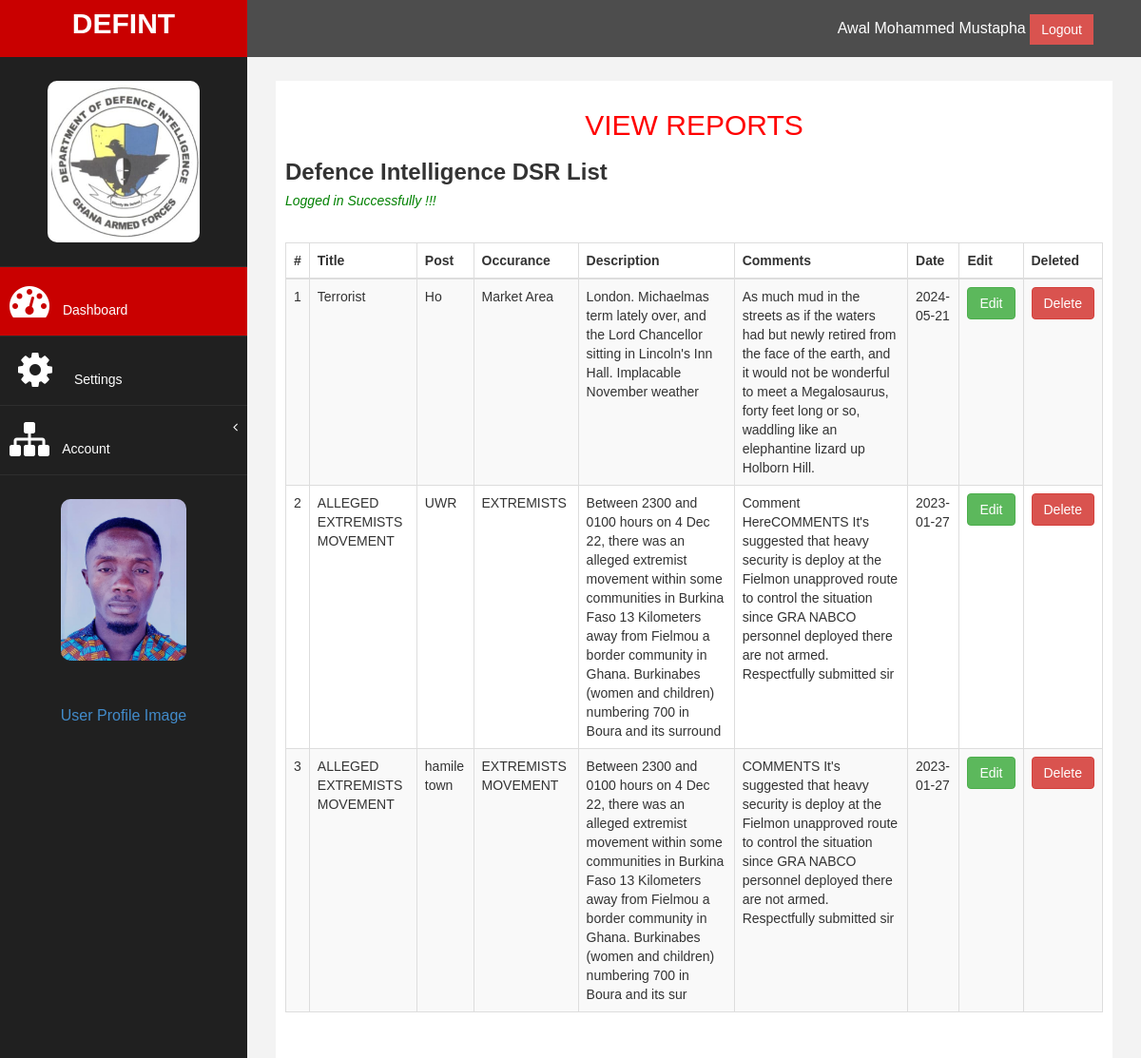
The app's page /viewReports.php (signed in) with its own data.
### tables this page shows
CREATE TABLE `users` (
  `id` int(11) NOT NULL,
  `fName` varchar(50) NOT NULL,
  `lName` varchar(50) NOT NULL,
  `otherName` varchar(50) NOT NULL,
  `email` varchar(50) NOT NULL,
  `nia` varchar(50) NOT NULL,
  `regimentalNo` varchar(50) NOT NULL,
  `number` varchar(50) NOT NULL,
  `password` varchar(250) NOT NULL,
  `gender` varchar(5) NOT NULL,
  `region` varchar(50) NOT NULL,
  `subDivision` varchar(50) NOT NULL,
  `rank` varchar(50) NOT NULL,
  `profile_img` varchar(64) NOT NULL,
  `created_at` datetime NOT NULL,
  `about` longtext NOT NULL
);

CREATE TABLE `reports` (
  `id` int(11) NOT NULL,
  `title` varchar(50) NOT NULL,
  `post` varchar(50) NOT NULL,
  `occurance` varchar(50) NOT NULL,
  `description` varchar(255) NOT NULL,
  `comment` varchar(250) NOT NULL,
  `email` varchar(50) NOT NULL,
  `created_at` date NOT NULL DEFAULT current_timestamp()
);

### config/DatabaseConnection.php (called while the page is built, shortened)
<?php
class DatabaseConnection
{
    public function __construct()
    {
      $conn=new mysqli(BD_HOST,BD_USER,BD_PASSWORD,BD_DATABASE);
        return $this->conn=$conn;
     }
}
?>

### controllers/AuthenticationController.php (called while the page is built, shortened)
<?php
class AuthenticationController
{
    public function __construct()
    {
        $db=new DatabaseConnection;
        $this->conn=$db->conn;
    }
public function AuthUserDetail()
{
    $checkAuth=$this->checkIsLoggedIn();
    if($checkAuth){
    $user_id= $_SESSION['auth_user']['user_id'];
    $getUserData=" SELECT * FROM users WHERE id='$user_id' LIMIT 1";
    $result=$this->conn->query($getUserData);
     if($result->num_rows > 0){
       $data=$result->fetch_assoc();
       return $data;
     } else{
        redirect("<h4>Something Went wong </h4>","login.php");
     }
    }else{
        return false;
    }
}
private function checkIsLoggedIn()
{
  if(!isset($_SESSION['authenticated'])){
redirect("<h4 style='color:red;' >Login to Access the page</h4>","login.php");
   return false;
  } else{
return true;
  }
}
}
?>

### controllers/ReportController.php (called while the page is built, shortened)
<?php
   class ReportController
   {
    public function __construct()
    {
        $db= new DatabaseConnection;
        $this->conn=$db->conn;
    }
    public function index($email)
    {
        $email = validateInput($this->conn,$email);
        $reportQry="SELECT * FROM reports WHERE email ='$email' order by id desc";
        $result=$this->conn->query($reportQry);
        if($result->num_rows > 0)
        {
         return $result;
        } else
          {
            return false;
          }
    }
   }
?>

### config/app.php (called while the page is built, shortened)
<?php
include_once('DatabaseConnection.php');
function validateInput($dbcon,$input)
{
   return  mysqli_real_escape_string($dbcon,$input);
}
?>

### viewReports.php (the view, shortened to what this page needs)
<?php
 include_once('controllers/ReportController.php');
include('include/header.php')
?>
<?php
include('include/sidebar.php')
?>
  <div id="page-wrapper" >
            <div id="page-inner">
                <div class="row">
                <div class="col-md-12">
                   <div>
                        <h2 style="margin:20px; font-family: sans-serif; text-align:center; text-transform: uppercase;">View Reports</h2>
                   </div>
                <h3><strong>Defence Intelligence DSR  List</strong></h3>
     <h5 > <i style="color:green; font:200"><?php  include('include/message.php'); ?></i></h5>
    <div class="card">
     <div class="card-header">
      <h5 style="color:white ;">View Reports</h5>
     </div>
       <div class="card-body">
          <div class="table-responsive">
            <table class="table table-striped table-bordered" width="100%" cellspacing="0">
                <thead>
                    <tr>
                       <th>#</th>
                       <th>Title</th>
                       <th>Post</th>
                       <th>Occurance</th>
                       <th>Description</th>
                       <th>Comments</th>
                       <th>Date</th>
                       <th>Edit</th>
                       <th>Deleted</th>
                    </tr>
                </thead>
                <tbody>
                    <?php
                    $i=1;
                     $report = new ReportController;
                     $email = $data['email'];
                     $result = $report->Index($email);
                     if($result)
                     {
                        foreach($result as $row )
                        {
                                ?>
                             <tr>
                       <td><?= $i++ ?></td>
                        <td><?= $row['title'] ?></td>
                        <td><?= $row['post'] ?></td>
                        <td><?= $row['occurance'] ?></td>
                        <td><?= $row['description'] ?></td>
                        <td><?= $row['comment'] ?></td>
                        <td><?= $row['created_at'] ?></td>
                        <td>
                             <a href="editReport.php?id=<?= $row['id'] ?>" class="btn btn-success">Edit</a></td>
                        <td>
                           <form action="codes/report_code.php" method="POST">
                           <button type="submit" name="delete_report" value="<?= $row['id'] ?>" class="btn btn-danger">Delete</button>
                           </form>
                        </td>
                    </tr>
                                <?php
                        }
                     } else
                       {
                        echo " No Records Found ";
                       }
                     ?>
                </tbody>
            </table>
          </div>
        </div>
    </div>
 </div>
<?php
include('include/footer.php')
?>

### include/sidebar.php (shortened to what this page needs)
<?php
include('config/app.php');
include_once('controllers/AuthenticationController.php');
$authenticated=new AuthenticationController;
$data = $authenticated->authUserDetail();
?>
<body>
    <div id="wrapper">
        <nav class="navbar navbar-default navbar-cls-top " role="navigation" style="margin-bottom: 0">
            <div class="navbar-header">
                <a class="navbar-brand" href="home.php">DEFINT</a>
            </div>
  <div style="color: white;
padding: 15px 50px 5px 50px;
float: right;
font-size: 16px;"> <form action="" method="POST">
                        <?= $_SESSION['auth_user']['user_fname']." ".$_SESSION['auth_user']['user_lname']." "; ?>     <button type="submit" class="btn btn-danger square-btn-adjust" name="logout">Logout</button>
                        </form>  </div>
</nav>
                <nav class="navbar-default navbar-side" role="navigation">
            <div class="sidebar-collapse">
                <ul class="nav" id="main-menu">
				<li class="text-center">
                    <img src="image/logo.jpeg" class="user-image img-responsive"/>
					</li>
                    <li>
                        <a class="active-menu"  href="home.php"><i class="fa fa-dashboard fa-3x"></i> Dashboard</a>
                    </li>
                    <li>
                        <a  href="settings.php"><i class="fa fa-cog fa-spin fa-3x fa-fw"></i> Settings</a>
                    </li>
                   <li>
                        <a href="#"><i class="fa fa-sitemap fa-3x"></i> Account<span class="fa arrow"></span></a>
                      </li>
                </ul>
            </div>
            <div>
            <?php
                $image=$data['profile_img'];
                if(empty($image))
                {
                   ?>
                  <img src="https://bootdey.com/img/Content/avatar/avatar7.png" alt="..." class="user-image img-responsive">
                <?php
                    }
                    else
                    {
                        ?>
                        <img src="files/<?=$data['profile_img'] ?>" alt="..." class="user-image img-responsive"/>
                        <?php
                    }
                ?>
            <p style="color:white; text-align:center;"><a href="viewProfile.php"> User Profile Image</a></p>
            </div>
        </nav>

### assets/css/custom.css (style rules this page uses)
body { font-family: 'Open Sans', sans-serif; }
#wrapper { width: 100%; background:#202020; }
#page-wrapper { padding: 15px 15px; min-height: 600px; background:#F3F3F3; }
#page-inner { width:100%; margin:10px 20px 10px 0px; background-color:#fff!important; padding:10px; min-height:1200px; }
.text-center { text-align:center; }
h2 { color: #f00; }
.square-btn-adjust { border: 0px solid transparent; -webkit-border-radius: 0px; -moz-border-radius: 0px; border-radius: 0px; }
p { font-size:16px; line-height:25px; padding-top:20px; }
.user-image { margin: 25px auto; -webkit-border-radius: 10px; -moz-border-radius: 10px; border-radius: 10px; max-height:170px; max-width:170px; }
.navbar-cls-top .navbar-brand { color: #fff; background: #C90000; width: 260px; text-align: center; height: 60px; font-size: 30px; font-weight: 700; }
.active-menu { background-color:#C90000!important; }
.arrow { float: right; }
.fa.arrow:before { content: "\f104"; }
.sidebar-collapse , .sidebar-collapse .nav { background:none; }
.sidebar-collapse .nav { padding:0; }
.sidebar-collapse .nav > li > a { color:#fff; background:#202020; text-shadow:none; }
.sidebar-collapse > .nav > li > a { padding:15px 10px; }
.sidebar-collapse > .nav > li { border-bottom: 1px solid rgba(107, 108, 109, 0.19); }
.navbar-side { border:none; background-color: #202020; }
.navbar-cls-top { background:#4D4D4D; border-bottom:none; }
.navbar-default { border:0px solid black; }
.navbar-header { background: #A70303; }
.nav > li > a > i { margin-right:10px; }
@media (min-width:768px) { #page-wrapper { margin: 0 0 0 260px; padding: 15px 30px; min-height: 1200px; } }
@media (min-width:768px) { .navbar-side { z-index: 1; position: absolute; width: 260px; } }
@media (min-width:768px) { .navbar { border-radius: 0px; } }

### viewReports.php (style rules this page uses)
body { font-family: sans-serif; }

### records on screen
users: profile_img (picture)
reports: title "Terrorist", post "Ho", occurance "Market Area", description "London. Michaelmas term lately over, and the Lord Chancellor sitting in Lincoln's Inn Hall. Implacable November weather", comment "As much mud in the streets as if the waters had but newly retired from the face of the earth, and it would not be wonderful to meet a Megalosaurus, forty feet long or so, waddling like an elephantine lizard up Holborn Hill.", created_at "2024-05-21", $row['id'] 11 (drawn)
reports: title "ALLEGED EXTREMISTS MOVEMENT", post "UWR", occurance "EXTREMISTS", description "Between 2300 and 0100 hours on 4 Dec 22, there was an alleged extremist movement within some communities in Burkina Faso 13 Kilometers away from Fielmou a border community in Ghana. Burkinabes (women and children) numbering 700 in Boura and its surround", comment "Comment HereCOMMENTS It's suggested that heavy security is deploy at the Fielmon unapproved route to control the situation since GRA NABCO personnel deployed there are not armed. Respectfully submitted sir", created_at "2023-01-27", $row['id'] 10 (drawn)
reports: title "ALLEGED EXTREMISTS MOVEMENT", post "hamile town", occurance "EXTREMISTS MOVEMENT", description "Between 2300 and 0100 hours on 4 Dec 22, there was an alleged extremist movement within some communities in Burkina Faso 13 Kilometers away from Fielmou a border community in Ghana. Burkinabes (women and children) numbering 700 in Boura and its sur", comment "COMMENTS It's suggested that heavy security is deploy at the Fielmon unapproved route to control the situation since GRA NABCO personnel deployed there are not armed. Respectfully submitted sir", created_at "2023-01-27", $row['id'] 9 (drawn)

### other values on screen
$_SESSION['auth_user']['user_fname'] "Awal"
$_SESSION['auth_user']['user_lname'] "Mohammed Mustapha"
$_SESSION['message'] "Logged in Successfully !!!"
